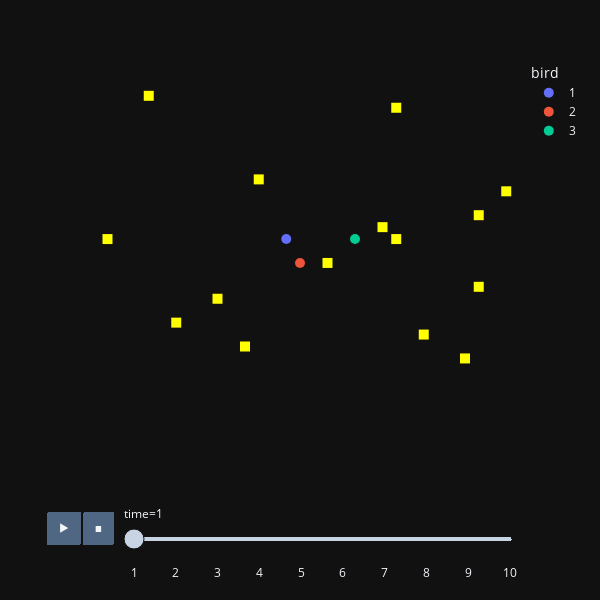

Here is the notebook cell this chart was saved with:
### Code cell
# look at just the birds

ft.animate_birds(rbirds, plot_rewards=True,
                  width = 600, height = 600, point_size = 10)

### Figure 1 — Plotly figure (JSON) as saved in the notebook; plotly's stock layout.template omitted (floating-point values rounded to 4 significant figures)
{"data": [{"hovertemplate": "bird=1<br>time=1<br>x=%{x}<br>y=%{y}<extra></extra>", "legendgroup": "1", "marker": {"color": "#636efa", "size": 10, "symbol": "circle"}, "mode": "markers", "name": "1", "orientation": "v", "showlegend": true, "type": "scatter", "x": [14], "xaxis": "x", "y": [16], "yaxis": "y"}, {"hovertemplate": "bird=2<br>time=1<br>x=%{x}<br>y=%{y}<extra></extra>", "legendgroup": "2", "marker": {"color": "#EF553B", "size": 10, "symbol": "circle"}, "mode": "markers", "name": "2", "orientation": "v", "showlegend": true, "type": "scatter", "x": [15], "xaxis": "x", "y": [14], "yaxis": "y"}, {"hovertemplate": "bird=3<br>time=1<br>x=%{x}<br>y=%{y}<extra></extra>", "legendgroup": "3", "marker": {"color": "#00cc96", "size": 10, "symbol": "circle"}, "mode": "markers", "name": "3", "orientation": "v", "showlegend": true, "type": "scatter", "x": [19], "xaxis": "x", "y": [16], "yaxis": "y"}, {"hovertemplate": "bird=reward<br>time=1<br>x=%{x}<br>y=%{y}<extra></extra>", "legendgroup": "reward", "marker": {"color": "yellow", "size": 10, "symbol": "square"}, "mode": "markers", "name": "reward", "orientation": "v", "showlegend": false, "type": "scatter", "x": [21, 6, 11, 9, 27, 4, 28, 1, 17, 22, 24, 28, 22, 12, 30], "xaxis": "x", "y": [17, 9, 7, 11, 6, 28, 18, 16, 14, 27, 8, 12, 16, 21, 20], "yaxis": "y"}], "layout": {"autosize": false, "height": 600, "legend": {"title": {"text": "bird"}, "tracegroupgap": 0}, "margin": {"t": 60}, "sliders": [{"active": 0, "currentvalue": {"prefix": "time="}, "len": 0.9, "pad": {"b": 10, "t": 60}, "steps": [{"args": [["1"], {"frame": {"duration": 0, "redraw": false}, "fromcurrent": true, "mode": "immediate", "transition": {"duration": 0, "easing": "linear"}}], "label": "1", "method": "animate"}, {"args": [["2"], {"frame": {"duration": 0, "redraw": false}, "fromcurrent": true, "mode": "immediate", "transition": {"duration": 0, "easing": "linear"}}], "label": "2", "method": "animate"}, {"args": [["3"], {"frame": {"duration": 0, "redraw": false}, "fromcurrent": true, "mode": "immediate", "transition": {"duration": 0, "easing": "linear"}}], "label": "3", "method": "animate"}, {"args": [["4"], {"frame": {"duration": 0, "redraw": false}, "fromcurrent": true, "mode": "immediate", "transition": {"duration": 0, "easing": "linear"}}], "label": "4", "method": "animate"}, {"args": [["5"], {"frame": {"duration": 0, "redraw": false}, "fromcurrent": true, "mode": "immediate", "transition": {"duration": 0, "easing": "linear"}}], "label": "5", "method": "animate"}, {"args": [["6"], {"frame": {"duration": 0, "redraw": false}, "fromcurrent": true, "mode": "immediate", "transition": {"duration": 0, "easing": "linear"}}], "label": "6", "method": "animate"}, {"args": [["7"], {"frame": {"duration": 0, "redraw": false}, "fromcurrent": true, "mode": "immediate", "transition": {"duration": 0, "easing": "linear"}}], "label": "7", "method": "animate"}, {"args": [["8"], {"frame": {"duration": 0, "redraw": false}, "fromcurrent": true, "mode": "immediate", "transition": {"duration": 0, "easing": "linear"}}], "label": "8", "method": "animate"}, {"args": [["9"], {"frame": {"duration": 0, "redraw": false}, "fromcurrent": true, "mode": "immediate", "transition": {"duration": 0, "easing": "linear"}}], "label": "9", "method": "animate"}, {"args": [["10"], {"frame": {"duration": 0, "redraw": false}, "fromcurrent": true, "mode": "immediate", "transition": {"duration": 0, "easing": "linear"}}], "label": "10", "method": "animate"}], "x": 0.1, "xanchor": "left", "y": 0, "yanchor": "top"}], "updatemenus": [{"buttons": [{"args": [null, {"frame": {"duration": 500, "redraw": false}, "fromcurrent": true, "mode": "immediate", "transition": {"duration": 0, "easing": "linear"}}], "label": "&#9654;", "method": "animate"}, {"args": [[null], {"frame": {"duration": 0, "redraw": false}, "fromcurrent": true, "mode": "immediate", "transition": {"duration": 0, "easing": "linear"}}], "label": "&#9724;", "method": "animate"}], "direction": "left", "pad": {"r": 10, "t": 70}, "showactive": false, "type": "buttons", "x": 0.1, "xanchor": "right", "y": 0, "yanchor": "top"}], "width": 600, "xaxis": {"anchor": "y", "domain": [0, 1], "range": [-1, 31], "showgrid": false, "showticklabels": false, "ticks": "", "title": {"text": ""}, "zeroline": false}, "yaxis": {"anchor": "x", "domain": [0, 1], "range": [-1, 31], "showgrid": false, "showticklabels": false, "ticks": "", "title": {"text": ""}, "zeroline": false}}}
